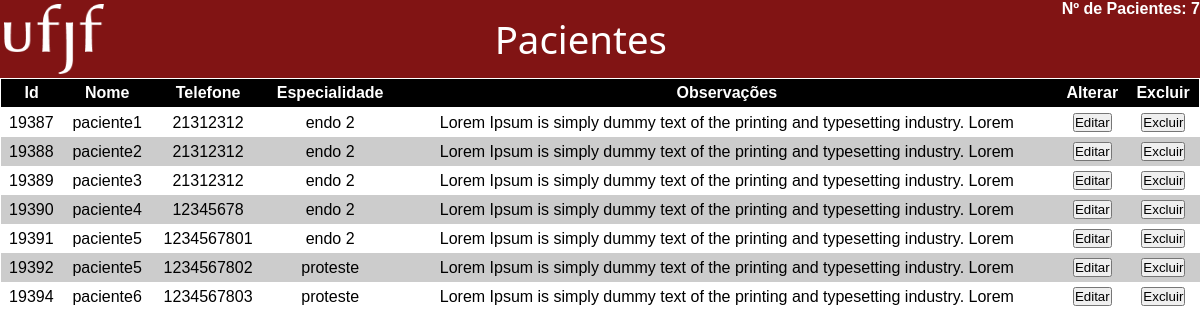
The page /lista.php on the database its author committed.
### tables this page shows
CREATE TABLE `pacientes` (
  `id` int(11) NOT NULL,
  `nome` varchar(100) NOT NULL,
  `telefone` varchar(100) NOT NULL,
  `especialidade` varchar(100) NOT NULL,
  `observacao` text NOT NULL
);

### lista.php (the view, shortened to what this page needs)
<!DOCTYPE html>
<html lang="en">
<head>
    <link rel="stylesheet" href="estilo.css">
</head>
<body>
    <div class="cabecalho">
        <div>
            <img src="imagens/logoufjf2.png" alt="" class="logoufjf">
        </div>
        <div class="titulo">
           Pacientes
        </div>
        <div>
            <?php
                include("conecta.php");
                $seleciona=mysqli_query($conexao, "select * from pacientes order by id asc");
                $rowcount=mysqli_num_rows($seleciona);
                echo "<b> Nº de Pacientes: ".$rowcount . "</b>";
            ?>
        </div>
    </div>
    <table class="tabela" >
        <tr class = "cabecalhoTabela">
            <td><strong>Id</strong></td>
            <td><strong>Nome</strong></td>
            <td><strong>Telefone</strong></td>
            <td><strong>Especialidade</strong></td>
            <td><strong>Observações</strong></td>
            <td><strong>Alterar</strong></td>
            <td><strong>Excluir</strong></td>
        </tr>
        <?php
            while($campo=mysqli_fetch_array($seleciona)){?>
            <tr>
                <td><?=$campo["id"]?></td>
                <td><?=$campo["nome"]?></td>
                <td><?=$campo["telefone"]?></td>
                <td><?=$campo["especialidade"]?></td>
                <td><?=$campo["observacao"]?></td>
                <td><a href="editar.php?editaid=<?=$campo["id"]?>"><button>Editar</button><i class= "editar"></i></a></td>
                <td><button onClick="verifica(<?=$campo["id"]?>)">Excluir</button><i class= "fa fa-trash"></i></a></td>
            </tr>
            <?php }?>
    </table>
</body>
</html>

### estilo.css (style rules this page uses)
*, *:before, *:after { margin:0; padding:0; font-family: Verdana, Geneva, Tahoma, sans-serif; }
table { border-collapse: collapse; width: 100%; text-align: left; }
table td { vertical-align:middle; border-collapse: collapse; text-align: left; font-weight: lighter; text-align: center; }
tr:nth-child(odd) { background-color: #cccccc; font-weight: bolder; }
tr:nth-child(1) { background-color: black; color: white; border: 1px solid white; }
th, td { padding: 5px; }
.cabecalho { display:flex; width: 100%; background-color: #811414; color: white; font-weight: lighter; }
.titulo { font-family: 'Segoe UI', Tahoma, Geneva, Verdana, sans-serif; position: relative; margin-left: auto; margin-right: auto; margin-top: auto; margin-bottom: auto; vertical-align: middle; font-size: 2.4em; font-weight: bolder; }
.logoufjf { padding-top: 5px; vertical-align: top; padding: 2%; margin: 2%; width: 100px; height: 70px; }
a:link { text-decoration: none; }

### rows shown on the page
pacientes: id "19387", nome "paciente1", telefone "21312312", especialidade "endo 2", observacao "Lorem Ipsum is simply dummy text of the printing and typesetting industry. Lorem"
pacientes: id "19388", nome "paciente2", telefone "21312312", especialidade "endo 2", observacao "Lorem Ipsum is simply dummy text of the printing and typesetting industry. Lorem"
pacientes: id "19389", nome "paciente3", telefone "21312312", especialidade "endo 2", observacao "Lorem Ipsum is simply dummy text of the printing and typesetting industry. Lorem"
pacientes: id "19390", nome "paciente4", telefone "12345678", especialidade "endo 2", observacao "Lorem Ipsum is simply dummy text of the printing and typesetting industry. Lorem"
pacientes: id "19391", nome "paciente5", telefone "1234567801", especialidade "endo 2", observacao "Lorem Ipsum is simply dummy text of the printing and typesetting industry. Lorem"
pacientes: id "19392", nome "paciente5", telefone "1234567802", especialidade "proteste", observacao "Lorem Ipsum is simply dummy text of the printing and typesetting industry. Lorem"
pacientes: id "19394", nome "paciente6", telefone "1234567803", especialidade "proteste", observacao "Lorem Ipsum is simply dummy text of the printing and typesetting industry. Lorem"

### other values the page prints
$rowcount "7"
